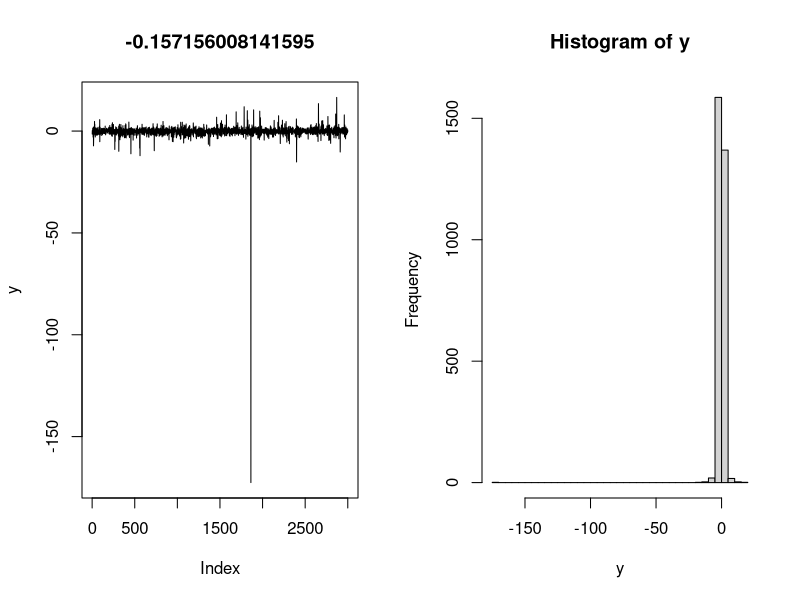

Reproduce this figure in R.
############################################################################
###################### alpha - stable data

mu = -1
phi = 0.95
sigma = 0.13
b0 = 0.001
b1 = 0.11
b2 = -0.21
y0 = 0
# er
a = 1.7    # a e ( 0, 2 ] 
c = 1.2
T = 3e3
er = stabledist::rstable(n = T, alpha = a, beta = 0, gamma = c)
y = h = l = rep(0, T)

data_seed = sample( 1:1e6, 1 )
set.seed( data_seed )
for(t in 1:T){
  if(t == 1){
    h[t] = rnorm(1, mean = mu, sd = sigma * 1 / sqrt( (1 - phi * phi) ) )
    #y[t] = rnorm(1, b0 + b1 * y0 + b2 * exp( h[t] ), exp(h[t]/2) / sqrt( l[t] ))
    y[t] = b0 + b1 * y0 + b2 * exp( h[t] ) + exp(h[t]/2) * er[t]
  }else{
    h[t] = rnorm(1, mean = (mu + phi * ( h[t-1] - mu )), sd = sigma)
    #y[t] = rnorm(1, b0 + b1 * y[t-1] + b2 * exp(h[t]), exp(h[t]/2) / sqrt( l[t] ))
    y[t] = b0 + b1 * y0 + b2 * exp( h[t] ) + exp(h[t]/2) * er[t]
  }
}

par( mfrow = c( 1, 2) )
plot( y, type = 'l', main = mean(y) )
hist( y, breaks = 40 )
par( mfrow = c(1, 1) )
